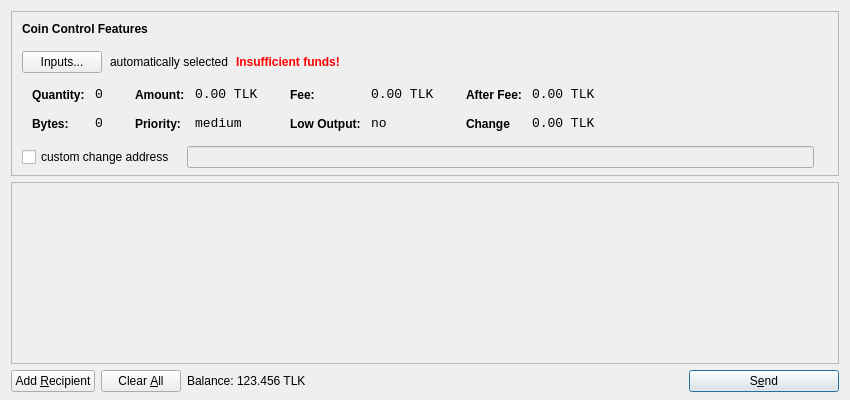
<?xml version="1.0" encoding="UTF-8"?>
<ui version="4.0">
 <class>SendCoinsDialog</class>
 <widget class="QDialog" name="SendCoinsDialog">
  <property name="geometry">
   <rect>
    <x>0</x>
    <y>0</y>
    <width>850</width>
    <height>400</height>
   </rect>
  </property>
  <property name="windowTitle">
   <string>Send Tokens</string>
  </property>
  <property name="styleSheet">
   <string notr="true">background-image: url(:/images/gr);</string>
  </property>
  <layout class="QVBoxLayout" name="verticalLayout" stretch="0,1,0">
   <property name="bottomMargin">
    <number>8</number>
   </property>
   <item>
    <widget class="QFrame" name="frameCoinControl">
     <property name="sizePolicy">
      <sizepolicy hsizetype="Expanding" vsizetype="Expanding">
       <horstretch>0</horstretch>
       <verstretch>0</verstretch>
      </sizepolicy>
     </property>
     <property name="maximumSize">
      <size>
       <width>16777215</width>
       <height>16777215</height>
      </size>
     </property>
     <property name="frameShape">
      <enum>QFrame::StyledPanel</enum>
     </property>
     <property name="frameShadow">
      <enum>QFrame::Sunken</enum>
     </property>
     <layout class="QVBoxLayout" name="verticalLayoutCoinControl2">
      <property name="spacing">
       <number>6</number>
      </property>
      <property name="leftMargin">
       <number>0</number>
      </property>
      <property name="topMargin">
       <number>0</number>
      </property>
      <property name="rightMargin">
       <number>0</number>
      </property>
      <property name="bottomMargin">
       <number>6</number>
      </property>
      <item>
       <layout class="QVBoxLayout" name="verticalLayoutCoinControl" stretch="0,0,0,0,1">
        <property name="spacing">
         <number>0</number>
        </property>
        <property name="leftMargin">
         <number>10</number>
        </property>
        <property name="topMargin">
         <number>10</number>
        </property>
        <item>
         <layout class="QHBoxLayout" name="horizontalLayoutCoinControl1">
          <property name="bottomMargin">
           <number>15</number>
          </property>
          <item>
           <widget class="QLabel" name="labelCoinControlFeatures">
            <property name="sizePolicy">
             <sizepolicy hsizetype="Preferred" vsizetype="Maximum">
              <horstretch>0</horstretch>
              <verstretch>0</verstretch>
             </sizepolicy>
            </property>
            <property name="font">
             <font>
              <weight>75</weight>
              <bold>true</bold>
             </font>
            </property>
            <property name="styleSheet">
             <string notr="true">font-weight:bold;</string>
            </property>
            <property name="text">
             <string>Coin Control Features</string>
            </property>
           </widget>
          </item>
         </layout>
        </item>
        <item>
         <layout class="QHBoxLayout" name="horizontalLayoutCoinControl2" stretch="0,0,0,0">
          <property name="spacing">
           <number>8</number>
          </property>
          <property name="bottomMargin">
           <number>10</number>
          </property>
          <item>
           <widget class="QPushButton" name="pushButtonCoinControl">
            <property name="styleSheet">
             <string notr="true"/>
            </property>
            <property name="text">
             <string>Inputs...</string>
            </property>
           </widget>
          </item>
          <item>
           <widget class="QLabel" name="labelCoinControlAutomaticallySelected">
            <property name="text">
             <string>automatically selected</string>
            </property>
            <property name="margin">
             <number>5</number>
            </property>
           </widget>
          </item>
          <item>
           <widget class="QLabel" name="labelCoinControlInsuffFunds">
            <property name="font">
             <font>
              <weight>75</weight>
              <bold>true</bold>
             </font>
            </property>
            <property name="styleSheet">
             <string notr="true">color:red;font-weight:bold;</string>
            </property>
            <property name="text">
             <string>Insufficient funds!</string>
            </property>
            <property name="margin">
             <number>5</number>
            </property>
           </widget>
          </item>
          <item>
           <spacer name="horizontalSpacerCoinControl">
            <property name="orientation">
             <enum>Qt::Horizontal</enum>
            </property>
            <property name="sizeHint" stdset="0">
             <size>
              <width>40</width>
              <height>1</height>
             </size>
            </property>
           </spacer>
          </item>
         </layout>
        </item>
        <item>
         <widget class="QWidget" name="widgetCoinControl" native="true">
          <property name="sizePolicy">
           <sizepolicy hsizetype="Preferred" vsizetype="Preferred">
            <horstretch>0</horstretch>
            <verstretch>0</verstretch>
           </sizepolicy>
          </property>
          <property name="minimumSize">
           <size>
            <width>0</width>
            <height>0</height>
           </size>
          </property>
          <property name="styleSheet">
           <string notr="true"/>
          </property>
          <layout class="QHBoxLayout" name="horizontalLayoutCoinControl5">
           <property name="leftMargin">
            <number>0</number>
           </property>
           <property name="topMargin">
            <number>0</number>
           </property>
           <property name="rightMargin">
            <number>0</number>
           </property>
           <property name="bottomMargin">
            <number>0</number>
           </property>
           <item>
            <layout class="QHBoxLayout" name="horizontalLayoutCoinControl3" stretch="0,0,0,1">
             <property name="spacing">
              <number>20</number>
             </property>
             <property name="topMargin">
              <number>0</number>
             </property>
             <property name="bottomMargin">
              <number>10</number>
             </property>
             <item>
              <layout class="QFormLayout" name="formLayoutCoinControl1">
               <property name="horizontalSpacing">
                <number>10</number>
               </property>
               <property name="verticalSpacing">
                <number>14</number>
               </property>
               <property name="leftMargin">
                <number>10</number>
               </property>
               <property name="topMargin">
                <number>4</number>
               </property>
               <property name="rightMargin">
                <number>6</number>
               </property>
               <item row="0" column="0">
                <widget class="QLabel" name="labelCoinControlQuantityText">
                 <property name="styleSheet">
                  <string notr="true">font-weight:bold;</string>
                 </property>
                 <property name="text">
                  <string>Quantity:</string>
                 </property>
                 <property name="margin">
                  <number>0</number>
                 </property>
                </widget>
               </item>
               <item row="0" column="1">
                <widget class="QLabel" name="labelCoinControlQuantity">
                 <property name="font">
                  <font>
                   <family>Monospace</family>
                   <pointsize>10</pointsize>
                  </font>
                 </property>
                 <property name="cursor">
                  <cursorShape>IBeamCursor</cursorShape>
                 </property>
                 <property name="contextMenuPolicy">
                  <enum>Qt::ActionsContextMenu</enum>
                 </property>
                 <property name="text">
                  <string>0</string>
                 </property>
                 <property name="margin">
                  <number>0</number>
                 </property>
                 <property name="textInteractionFlags">
                  <set>Qt::LinksAccessibleByMouse|Qt::TextSelectableByKeyboard|Qt::TextSelectableByMouse</set>
                 </property>
                </widget>
               </item>
               <item row="1" column="0">
                <widget class="QLabel" name="labelCoinControlBytesText">
                 <property name="styleSheet">
                  <string notr="true">font-weight:bold;</string>
                 </property>
                 <property name="text">
                  <string>Bytes:</string>
                 </property>
                </widget>
               </item>
               <item row="1" column="1">
                <widget class="QLabel" name="labelCoinControlBytes">
                 <property name="font">
                  <font>
                   <family>Monospace</family>
                   <pointsize>10</pointsize>
                  </font>
                 </property>
                 <property name="cursor">
                  <cursorShape>IBeamCursor</cursorShape>
                 </property>
                 <property name="contextMenuPolicy">
                  <enum>Qt::ActionsContextMenu</enum>
                 </property>
                 <property name="text">
                  <string>0</string>
                 </property>
                 <property name="textInteractionFlags">
                  <set>Qt::LinksAccessibleByMouse|Qt::TextSelectableByKeyboard|Qt::TextSelectableByMouse</set>
                 </property>
                </widget>
               </item>
              </layout>
             </item>
             <item>
              <layout class="QFormLayout" name="formLayoutCoinControl2">
               <property name="horizontalSpacing">
                <number>10</number>
               </property>
               <property name="verticalSpacing">
                <number>14</number>
               </property>
               <property name="leftMargin">
                <number>6</number>
               </property>
               <property name="topMargin">
                <number>4</number>
               </property>
               <property name="rightMargin">
                <number>6</number>
               </property>
               <item row="0" column="0">
                <widget class="QLabel" name="labelCoinControlAmountText">
                 <property name="styleSheet">
                  <string notr="true">font-weight:bold;</string>
                 </property>
                 <property name="text">
                  <string>Amount:</string>
                 </property>
                 <property name="margin">
                  <number>0</number>
                 </property>
                </widget>
               </item>
               <item row="0" column="1">
                <widget class="QLabel" name="labelCoinControlAmount">
                 <property name="font">
                  <font>
                   <family>Monospace</family>
                   <pointsize>10</pointsize>
                  </font>
                 </property>
                 <property name="cursor">
                  <cursorShape>IBeamCursor</cursorShape>
                 </property>
                 <property name="contextMenuPolicy">
                  <enum>Qt::ActionsContextMenu</enum>
                 </property>
                 <property name="text">
                  <string>0.00 TLK</string>
                 </property>
                 <property name="textInteractionFlags">
                  <set>Qt::LinksAccessibleByMouse|Qt::TextSelectableByKeyboard|Qt::TextSelectableByMouse</set>
                 </property>
                </widget>
               </item>
               <item row="1" column="0">
                <widget class="QLabel" name="labelCoinControlPriorityText">
                 <property name="styleSheet">
                  <string notr="true">font-weight:bold;</string>
                 </property>
                 <property name="text">
                  <string>Priority:</string>
                 </property>
                </widget>
               </item>
               <item row="1" column="1">
                <widget class="QLabel" name="labelCoinControlPriority">
                 <property name="font">
                  <font>
                   <family>Monospace</family>
                   <pointsize>10</pointsize>
                  </font>
                 </property>
                 <property name="cursor">
                  <cursorShape>IBeamCursor</cursorShape>
                 </property>
                 <property name="contextMenuPolicy">
                  <enum>Qt::ActionsContextMenu</enum>
                 </property>
                 <property name="text">
                  <string>medium</string>
                 </property>
                 <property name="textInteractionFlags">
                  <set>Qt::LinksAccessibleByMouse|Qt::TextSelectableByKeyboard|Qt::TextSelectableByMouse</set>
                 </property>
                </widget>
               </item>
              </layout>
             </item>
             <item>
              <layout class="QFormLayout" name="formLayoutCoinControl3">
               <property name="horizontalSpacing">
                <number>10</number>
               </property>
               <property name="verticalSpacing">
                <number>14</number>
               </property>
               <property name="leftMargin">
                <number>6</number>
               </property>
               <property name="topMargin">
                <number>4</number>
               </property>
               <property name="rightMargin">
                <number>6</number>
               </property>
               <item row="0" column="0">
                <widget class="QLabel" name="labelCoinControlFeeText">
                 <property name="styleSheet">
                  <string notr="true">font-weight:bold;</string>
                 </property>
                 <property name="text">
                  <string>Fee:</string>
                 </property>
                 <property name="margin">
                  <number>0</number>
                 </property>
                </widget>
               </item>
               <item row="0" column="1">
                <widget class="QLabel" name="labelCoinControlFee">
                 <property name="font">
                  <font>
                   <family>Monospace</family>
                   <pointsize>10</pointsize>
                  </font>
                 </property>
                 <property name="cursor">
                  <cursorShape>IBeamCursor</cursorShape>
                 </property>
                 <property name="contextMenuPolicy">
                  <enum>Qt::ActionsContextMenu</enum>
                 </property>
                 <property name="text">
                  <string>0.00 TLK</string>
                 </property>
                 <property name="textInteractionFlags">
                  <set>Qt::LinksAccessibleByMouse|Qt::TextSelectableByKeyboard|Qt::TextSelectableByMouse</set>
                 </property>
                </widget>
               </item>
               <item row="1" column="0">
                <widget class="QLabel" name="labelCoinControlLowOutputText">
                 <property name="styleSheet">
                  <string notr="true">font-weight:bold;</string>
                 </property>
                 <property name="text">
                  <string>Low Output:</string>
                 </property>
                </widget>
               </item>
               <item row="1" column="1">
                <widget class="QLabel" name="labelCoinControlLowOutput">
                 <property name="font">
                  <font>
                   <family>Monospace</family>
                   <pointsize>10</pointsize>
                  </font>
                 </property>
                 <property name="cursor">
                  <cursorShape>IBeamCursor</cursorShape>
                 </property>
                 <property name="contextMenuPolicy">
                  <enum>Qt::ActionsContextMenu</enum>
                 </property>
                 <property name="text">
                  <string>no</string>
                 </property>
                 <property name="textInteractionFlags">
                  <set>Qt::LinksAccessibleByMouse|Qt::TextSelectableByKeyboard|Qt::TextSelectableByMouse</set>
                 </property>
                </widget>
               </item>
              </layout>
             </item>
             <item>
              <layout class="QFormLayout" name="formLayoutCoinControl4">
               <property name="horizontalSpacing">
                <number>10</number>
               </property>
               <property name="verticalSpacing">
                <number>14</number>
               </property>
               <property name="leftMargin">
                <number>6</number>
               </property>
               <property name="topMargin">
                <number>4</number>
               </property>
               <property name="rightMargin">
                <number>6</number>
               </property>
               <item row="0" column="0">
                <widget class="QLabel" name="labelCoinControlAfterFeeText">
                 <property name="styleSheet">
                  <string notr="true">font-weight:bold;</string>
                 </property>
                 <property name="text">
                  <string>After Fee:</string>
                 </property>
                 <property name="margin">
                  <number>0</number>
                 </property>
                </widget>
               </item>
               <item row="0" column="1">
                <widget class="QLabel" name="labelCoinControlAfterFee">
                 <property name="font">
                  <font>
                   <family>Monospace</family>
                   <pointsize>10</pointsize>
                  </font>
                 </property>
                 <property name="cursor">
                  <cursorShape>IBeamCursor</cursorShape>
                 </property>
                 <property name="contextMenuPolicy">
                  <enum>Qt::ActionsContextMenu</enum>
                 </property>
                 <property name="text">
                  <string>0.00 TLK</string>
                 </property>
                 <property name="textInteractionFlags">
                  <set>Qt::LinksAccessibleByMouse|Qt::TextSelectableByKeyboard|Qt::TextSelectableByMouse</set>
                 </property>
                </widget>
               </item>
               <item row="1" column="0">
                <widget class="QLabel" name="labelCoinControlChangeText">
                 <property name="styleSheet">
                  <string notr="true">font-weight:bold;</string>
                 </property>
                 <property name="text">
                  <string>Change</string>
                 </property>
                </widget>
               </item>
               <item row="1" column="1">
                <widget class="QLabel" name="labelCoinControlChange">
                 <property name="font">
                  <font>
                   <family>Monospace</family>
                   <pointsize>10</pointsize>
                  </font>
                 </property>
                 <property name="cursor">
                  <cursorShape>IBeamCursor</cursorShape>
                 </property>
                 <property name="contextMenuPolicy">
                  <enum>Qt::ActionsContextMenu</enum>
                 </property>
                 <property name="text">
                  <string>0.00 TLK</string>
                 </property>
                 <property name="textInteractionFlags">
                  <set>Qt::LinksAccessibleByMouse|Qt::TextSelectableByKeyboard|Qt::TextSelectableByMouse</set>
                 </property>
                </widget>
               </item>
              </layout>
             </item>
            </layout>
           </item>
          </layout>
         </widget>
        </item>
        <item>
         <layout class="QHBoxLayout" name="horizontalLayoutCoinControl4" stretch="0,0,0">
          <property name="spacing">
           <number>12</number>
          </property>
          <property name="sizeConstraint">
           <enum>QLayout::SetDefaultConstraint</enum>
          </property>
          <property name="topMargin">
           <number>5</number>
          </property>
          <property name="rightMargin">
           <number>5</number>
          </property>
          <item>
           <widget class="QCheckBox" name="checkBoxCoinControlChange">
            <property name="text">
             <string>custom change address</string>
            </property>
           </widget>
          </item>
          <item>
           <widget class="QLineEdit" name="lineEditCoinControlChange">
            <property name="enabled">
             <bool>false</bool>
            </property>
            <property name="sizePolicy">
             <sizepolicy hsizetype="Expanding" vsizetype="Fixed">
              <horstretch>0</horstretch>
              <verstretch>0</verstretch>
             </sizepolicy>
            </property>
           </widget>
          </item>
          <item>
           <widget class="QLabel" name="labelCoinControlChangeLabel">
            <property name="sizePolicy">
             <sizepolicy hsizetype="Preferred" vsizetype="Expanding">
              <horstretch>0</horstretch>
              <verstretch>0</verstretch>
             </sizepolicy>
            </property>
            <property name="minimumSize">
             <size>
              <width>0</width>
              <height>0</height>
             </size>
            </property>
            <property name="text">
             <string/>
            </property>
            <property name="margin">
             <number>3</number>
            </property>
           </widget>
          </item>
         </layout>
        </item>
        <item>
         <spacer name="verticalSpacerCoinControl">
          <property name="orientation">
           <enum>Qt::Vertical</enum>
          </property>
          <property name="sizeHint" stdset="0">
           <size>
            <width>800</width>
            <height>1</height>
           </size>
          </property>
         </spacer>
        </item>
       </layout>
      </item>
     </layout>
    </widget>
   </item>
   <item>
    <widget class="QScrollArea" name="scrollArea">
     <property name="widgetResizable">
      <bool>true</bool>
     </property>
     <widget class="QWidget" name="scrollAreaWidgetContents">
      <property name="geometry">
       <rect>
        <x>0</x>
        <y>0</y>
        <width>830</width>
        <height>172</height>
       </rect>
      </property>
      <layout class="QVBoxLayout" name="verticalLayout_2">
       <property name="leftMargin">
        <number>0</number>
       </property>
       <property name="topMargin">
        <number>0</number>
       </property>
       <property name="rightMargin">
        <number>0</number>
       </property>
       <property name="bottomMargin">
        <number>0</number>
       </property>
       <item>
        <layout class="QVBoxLayout" name="entries">
         <property name="spacing">
          <number>6</number>
         </property>
        </layout>
       </item>
       <item>
        <spacer name="verticalSpacer">
         <property name="orientation">
          <enum>Qt::Vertical</enum>
         </property>
         <property name="sizeHint" stdset="0">
          <size>
           <width>20</width>
           <height>40</height>
          </size>
         </property>
        </spacer>
       </item>
      </layout>
     </widget>
    </widget>
   </item>
   <item>
    <layout class="QHBoxLayout" name="horizontalLayout">
     <item>
      <widget class="QPushButton" name="addButton">
       <property name="toolTip">
        <string>Send to multiple recipients at once</string>
       </property>
       <property name="text">
        <string>Add &amp;Recipient</string>
       </property>
       <property name="icon">
        <iconset resource="../bitcoin.qrc">
         <normaloff>:/icons/add</normaloff>:/icons/add</iconset>
       </property>
       <property name="autoDefault">
        <bool>false</bool>
       </property>
      </widget>
     </item>
     <item>
      <widget class="QPushButton" name="clearButton">
       <property name="sizePolicy">
        <sizepolicy hsizetype="Minimum" vsizetype="Fixed">
         <horstretch>0</horstretch>
         <verstretch>0</verstretch>
        </sizepolicy>
       </property>
       <property name="toolTip">
        <string>Remove all transaction fields</string>
       </property>
       <property name="text">
        <string>Clear &amp;All</string>
       </property>
       <property name="icon">
        <iconset resource="../bitcoin.qrc">
         <normaloff>:/icons/remove</normaloff>:/icons/remove</iconset>
       </property>
       <property name="autoRepeatDelay">
        <number>300</number>
       </property>
       <property name="autoDefault">
        <bool>false</bool>
       </property>
      </widget>
     </item>
     <item>
      <layout class="QHBoxLayout" name="horizontalLayout_2">
       <property name="spacing">
        <number>3</number>
       </property>
       <item>
        <widget class="QLabel" name="label">
         <property name="sizePolicy">
          <sizepolicy hsizetype="Preferred" vsizetype="Fixed">
           <horstretch>0</horstretch>
           <verstretch>0</verstretch>
          </sizepolicy>
         </property>
         <property name="text">
          <string>Balance:</string>
         </property>
        </widget>
       </item>
       <item>
        <widget class="QLabel" name="labelBalance">
         <property name="sizePolicy">
          <sizepolicy hsizetype="Preferred" vsizetype="Fixed">
           <horstretch>0</horstretch>
           <verstretch>0</verstretch>
          </sizepolicy>
         </property>
         <property name="cursor">
          <cursorShape>IBeamCursor</cursorShape>
         </property>
         <property name="text">
          <string>123.456 TLK</string>
         </property>
         <property name="textInteractionFlags">
          <set>Qt::LinksAccessibleByMouse|Qt::TextSelectableByKeyboard|Qt::TextSelectableByMouse</set>
         </property>
        </widget>
       </item>
      </layout>
     </item>
     <item>
      <spacer name="horizontalSpacer">
       <property name="orientation">
        <enum>Qt::Horizontal</enum>
       </property>
       <property name="sizeHint" stdset="0">
        <size>
         <width>40</width>
         <height>20</height>
        </size>
       </property>
      </spacer>
     </item>
     <item>
      <widget class="QPushButton" name="sendButton">
       <property name="minimumSize">
        <size>
         <width>150</width>
         <height>0</height>
        </size>
       </property>
       <property name="toolTip">
        <string>Confirm the send action</string>
       </property>
       <property name="text">
        <string>S&amp;end</string>
       </property>
       <property name="icon">
        <iconset resource="../bitcoin.qrc">
         <normaloff>:/icons/send</normaloff>:/icons/send</iconset>
       </property>
       <property name="default">
        <bool>true</bool>
       </property>
      </widget>
     </item>
    </layout>
   </item>
  </layout>
 </widget>
 <resources>
  <include location="../bitcoin.qrc"/>
 </resources>
 <connections/>
</ui>
